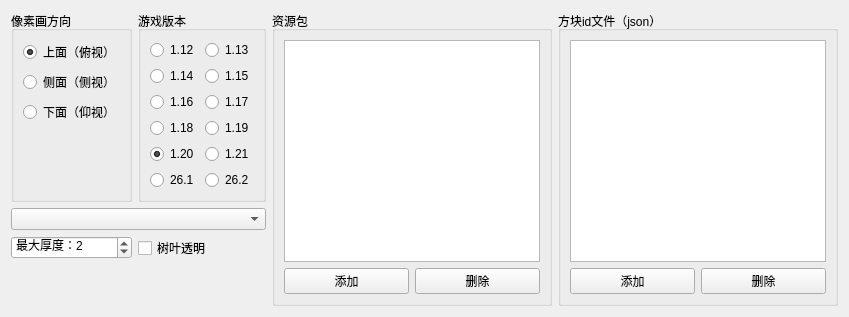
        <widget class="QWidget" name="tab_resource">
         <attribute name="title">
          <string>基础属性</string>
         </attribute>
         <layout class="QGridLayout" name="gridLayout_4" columnstretch="0,0,0,0">
          <item row="3" column="0">
           <spacer name="verticalSpacer_5">
            <property name="orientation">
             <enum>Qt::Orientation::Vertical</enum>
            </property>
            <property name="sizeHint" stdset="0">
             <size>
              <width>20</width>
              <height>40</height>
             </size>
            </property>
           </spacer>
          </item>
          <item row="0" column="1">
           <widget class="QGroupBox" name="groupBox_2">
            <property name="title">
             <string>游戏版本</string>
            </property>
            <layout class="QGridLayout" name="gridLayout_3">
             <item row="4" column="0">
              <widget class="QRadioButton" name="rdb_version_16">
               <property name="text">
                <string notr="true">1.16</string>
               </property>
              </widget>
             </item>
             <item row="0" column="0">
              <widget class="QRadioButton" name="rdb_version_12">
               <property name="text">
                <string notr="true">1.12</string>
               </property>
              </widget>
             </item>
             <item row="5" column="0">
              <widget class="QRadioButton" name="rdb_version_18">
               <property name="text">
                <string notr="true">1.18</string>
               </property>
              </widget>
             </item>
             <item row="5" column="1">
              <widget class="QRadioButton" name="rdb_version_19">
               <property name="text">
                <string notr="true">1.19</string>
               </property>
               <property name="checked">
                <bool>false</bool>
               </property>
              </widget>
             </item>
             <item row="4" column="1">
              <widget class="QRadioButton" name="rdb_version_17">
               <property name="text">
                <string notr="true">1.17</string>
               </property>
              </widget>
             </item>
             <item row="2" column="1">
              <widget class="QRadioButton" name="rdb_version_15">
               <property name="text">
                <string notr="true">1.15</string>
               </property>
              </widget>
             </item>
             <item row="6" column="0">
              <widget class="QRadioButton" name="rdb_version_20">
               <property name="text">
                <string notr="true">1.20</string>
               </property>
               <property name="checked">
                <bool>true</bool>
               </property>
              </widget>
             </item>
             <item row="0" column="1">
              <widget class="QRadioButton" name="rdb_version_13">
               <property name="text">
                <string notr="true">1.13</string>
               </property>
              </widget>
             </item>
             <item row="2" column="0">
              <widget class="QRadioButton" name="rdb_version_14">
               <property name="text">
                <string notr="true">1.14</string>
               </property>
              </widget>
             </item>
             <item row="6" column="1">
              <widget class="QRadioButton" name="rdb_version_21">
               <property name="text">
                <string notr="true">1.21</string>
               </property>
              </widget>
             </item>
             <item row="7" column="0">
              <widget class="QRadioButton" name="rdb_version_26_1">
               <property name="text">
                <string notr="true">26.1</string>
               </property>
              </widget>
             </item>
             <item row="7" column="1">
              <widget class="QRadioButton" name="rdb_version_26_2">
               <property name="text">
                <string notr="true">26.2</string>
               </property>
              </widget>
             </item>
            </layout>
           </widget>
          </item>
          <item row="2" column="0">
           <widget class="QSpinBox" name="sb_max_layers">
            <property name="prefix">
             <string>最大厚度：</string>
            </property>
            <property name="minimum">
             <number>1</number>
            </property>
            <property name="maximum">
             <number>3</number>
            </property>
            <property name="value">
             <number>2</number>
            </property>
           </widget>
          </item>
          <item row="0" column="2" rowspan="4">
           <widget class="QGroupBox" name="groupBox_3">
            <property name="sizePolicy">
             <sizepolicy hsizetype="Preferred" vsizetype="Expanding">
              <horstretch>0</horstretch>
              <verstretch>0</verstretch>
             </sizepolicy>
            </property>
            <property name="title">
             <string>资源包</string>
            </property>
            <layout class="QGridLayout" name="gridLayout_8">
             <item row="1" column="0">
              <widget class="QPushButton" name="pb_add_rp">
               <property name="text">
                <string>添加</string>
               </property>
              </widget>
             </item>
             <item row="1" column="1">
              <widget class="QPushButton" name="pb_remove_rp">
               <property name="text">
                <string>删除</string>
               </property>
              </widget>
             </item>
             <item row="0" column="0" colspan="2">
              <widget class="QListWidget" name="lw_rp">
               <property name="dragEnabled">
                <bool>true</bool>
               </property>
               <property name="dragDropMode">
                <enum>QAbstractItemView::DragDropMode::InternalMove</enum>
               </property>
               <property name="selectionMode">
                <enum>QAbstractItemView::SelectionMode::ExtendedSelection</enum>
               </property>
               <property name="iconSize">
                <size>
                 <width>16</width>
                 <height>16</height>
                </size>
               </property>
               <property name="movement">
                <enum>QListView::Movement::Snap</enum>
               </property>
               <property name="layoutMode">
                <enum>QListView::LayoutMode::Batched</enum>
               </property>
               <property name="viewMode">
                <enum>QListView::ViewMode::ListMode</enum>
               </property>
               <property name="wordWrap">
                <bool>true</bool>
               </property>
              </widget>
             </item>
            </layout>
           </widget>
          </item>
          <item row="0" column="3" rowspan="4">
           <widget class="QGroupBox" name="groupBox_4">
            <property name="sizePolicy">
             <sizepolicy hsizetype="Preferred" vsizetype="Expanding">
              <horstretch>0</horstretch>
              <verstretch>0</verstretch>
             </sizepolicy>
            </property>
            <property name="title">
             <string>方块id文件（json）</string>
            </property>
            <layout class="QGridLayout" name="gridLayout_9">
             <item row="1" column="1">
              <widget class="QPushButton" name="pb_remove_bsl">
               <property name="text">
                <string>删除</string>
               </property>
              </widget>
             </item>
             <item row="1" column="0">
              <widget class="QPushButton" name="pb_add_bsl">
               <property name="text">
                <string>添加</string>
               </property>
              </widget>
             </item>
             <item row="0" column="0" colspan="2">
              <widget class="QListWidget" name="lw_bsl">
               <property name="dragDropMode">
                <enum>QAbstractItemView::DragDropMode::InternalMove</enum>
               </property>
               <property name="selectionMode">
                <enum>QAbstractItemView::SelectionMode::ExtendedSelection</enum>
               </property>
               <property name="movement">
                <enum>QListView::Movement::Snap</enum>
               </property>
               <property name="layoutMode">
                <enum>QListView::LayoutMode::Batched</enum>
               </property>
               <property name="viewMode">
                <enum>QListView::ViewMode::ListMode</enum>
               </property>
               <property name="wordWrap">
                <bool>true</bool>
               </property>
              </widget>
             </item>
            </layout>
           </widget>
          </item>
          <item row="0" column="0">
           <widget class="QGroupBox" name="groupBox">
            <property name="title">
             <string>像素画方向</string>
            </property>
            <layout class="QGridLayout" name="gridLayout_10">
             <item row="1" column="0">
              <widget class="QRadioButton" name="rdb_direction_side">
               <property name="text">
                <string>侧面（侧视）</string>
               </property>
              </widget>
             </item>
             <item row="0" column="0">
              <widget class="QRadioButton" name="rdb_direction_up">
               <property name="text">
                <string>上面（俯视）</string>
               </property>
               <property name="checked">
                <bool>true</bool>
               </property>
              </widget>
             </item>
             <item row="2" column="0">
              <widget class="QRadioButton" name="rdb_direction_down">
               <property name="text">
                <string>下面（仰视）</string>
               </property>
              </widget>
             </item>
             <item row="3" column="0">
              <spacer name="verticalSpacer_3">
               <property name="orientation">
                <enum>Qt::Orientation::Vertical</enum>
               </property>
               <property name="sizeHint" stdset="0">
                <size>
                 <width>20</width>
                 <height>40</height>
                </size>
               </property>
              </spacer>
             </item>
            </layout>
           </widget>
          </item>
          <item row="1" column="0" colspan="2">
           <widget class="QComboBox" name="combobox_select_biome"/>
          </item>
          <item row="2" column="1">
           <widget class="QCheckBox" name="cb_leaves_transparent">
            <property name="text">
             <string>树叶透明</string>
            </property>
           </widget>
          </item>
         </layout>
        </widget>
